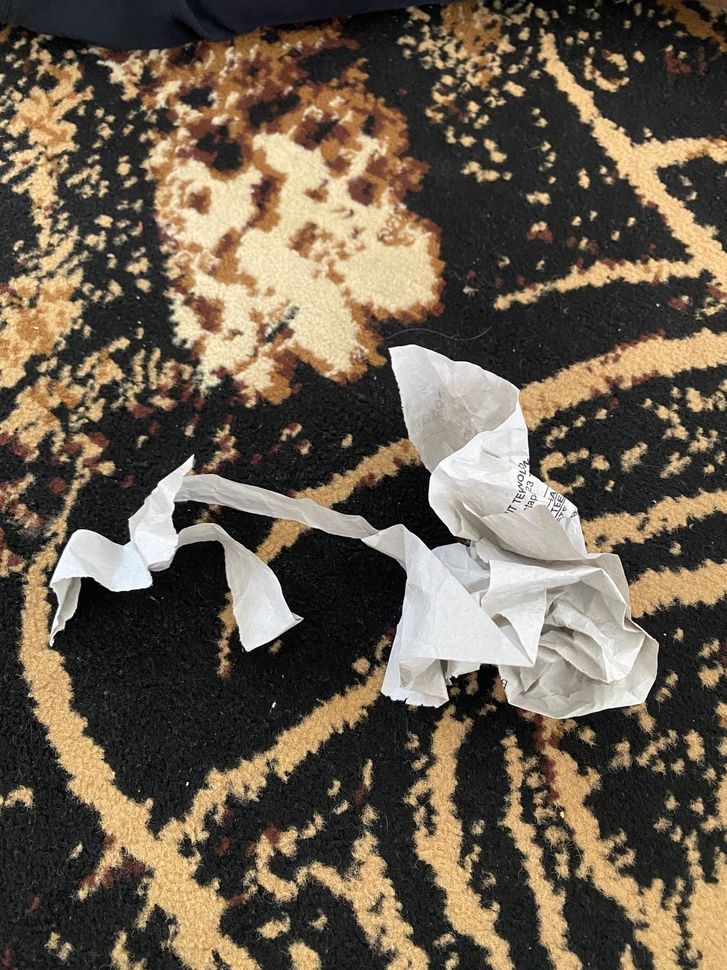
#> input picture dataset/kertas/Gambar WhatsApp 2025-06-09 pukul 14.58.11_51a70d3e.jpg, 727 x 970 px, shrunk from 1200 x 1600 before the run, given in place of the camera
$ python appklasifikasi-webcam.py   (older library calls are emulated)
#> lines starting #> are read from the running program, lines starting #| are printed output that depends on the picture; after the words box and inside, x2 and y2 are one past the last pixel; in counts of white or black regions, pixels touching at a corner belong together
import cv2
import numpy as np
from joblib import load
import mahotas
from skimage.color import rgb2gray

def ekstraksi_warna(image):
    mean = cv2.mean(image)[:3]
    return np.array(mean)

def ekstraksi_bentuk(image):
    gray = cv2.cvtColor(image, cv2.COLOR_RGB2GRAY)
    _, binarized = cv2.threshold(gray, 127, 255, cv2.THRESH_BINARY_INV)
    contours, _ = cv2.findContours(binarized, cv2.RETR_EXTERNAL, cv2.CHAIN_APPROX_SIMPLE)
    if contours:
        c = max(contours, key=cv2.contourArea)
        area = cv2.contourArea(c)
        perimeter = cv2.arcLength(c, True)
        circularity = 4 * np.pi * (area / (perimeter ** 2)) if perimeter != 0 else 0
        return np.array([area, perimeter, circularity])
    else:
        return np.array([0, 0, 0])

def ekstraksi_tekstur(image):
    gray = rgb2gray(image)
    gray = (gray * 255).astype(np.uint8)
    haralick = mahotas.features.haralick(gray).mean(axis=0)
    return haralick[:5]

def extract_features(img_np):
    warna = ekstraksi_warna(img_np)
    bentuk = ekstraksi_bentuk(img_np)
    tekstur = ekstraksi_tekstur(img_np)
    fitur = np.concatenate([warna, bentuk, tekstur])
    return fitur

def detect(fitur, model_type='svm'):
    model = load(f'{model_type}_model.joblib')
    le = load('label_encoder.joblib')
    fitur = np.array(fitur).reshape(1, -1)
    pred = model.predict(fitur)
    label = le.inverse_transform(pred)[0]
    prob = None
    if hasattr(model, "predict_proba"):
        prob = model.predict_proba(fitur).max()
    return label, prob

if __name__ == '__main__':
    cap = cv2.VideoCapture(0)
    if not cap.isOpened():
        print("Webcam tidak ditemukan.")
        exit()

    # Ukuran rectangle deteksi (misal 200x200 px di tengah frame)
    rect_w, rect_h = 200, 200

    while True:
        ret, frame = cap.read()
#> frame is the input picture: shape (970, 727, 3); mean B, G, R 78.1, 93.6, 105.1
        if not ret:
            print("Gagal membaca frame webcam.")
            break

        h, w, _ = frame.shape
#> h = 970; w = 727
        x = w // 2 - rect_w // 2
#> x = 263
        y = h // 2 - rect_h // 2
#> y = 385

        # Ambil area tengah frame
        area_rgb = cv2.cvtColor(frame[y:y+rect_h, x:x+rect_w], cv2.COLOR_BGR2RGB)
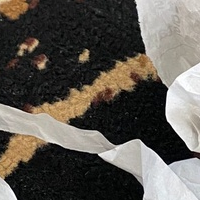
#> area_rgb: shape (200, 200, 3); mean R, G, B 93.4, 88.6, 82
        fitur = extract_features(area_rgb)
#> in ekstraksi_warna, `mean = cv2.mean(image)[:3]`: mean = (93.42, 88.59, 81.97)
#> in extract_features, `warna = ekstraksi_warna(img_np)`: warna = [93.42, 88.59, 81.97]
#> in ekstraksi_bentuk, `gray = cv2.cvtColor(image, cv2.COLOR_RGB2GRAY)`:
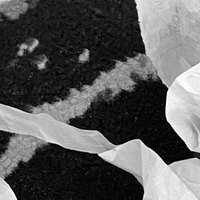
#> gray: shape (200, 200); min 0, max 255, mean 89.2
#> in ekstraksi_bentuk, `_, binarized = cv2.threshold(gray, 127, 255, cv2.THRESH_BINARY_INV)`:
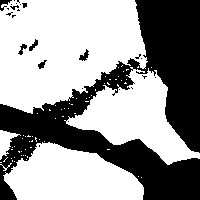
#> binarized: shape (200, 200); 60.7% white; 26 black regions (19 under 20 px)
#> in ekstraksi_bentuk, `contours, _ = cv2.findContours(binarized, cv2.RETR_EXTERNAL, cv2.CHAIN..`: contours = 68 contours, 64 with area under 20; largest, box (x1, y1, x2, y2) and area: (0, 0, 148, 114) 12508, (3, 142, 144, 200) 5538, (64, 67, 200, 165) 5442, (0, 130, 21, 160) 232
#> in ekstraksi_bentuk, `c = max(contours, key=cv2.contourArea)`: c = contour of 233 points, box (x1, y1, x2, y2) (0, 0, 148, 114), area 12508
#> in ekstraksi_bentuk, `area = cv2.contourArea(c)`: area = 12508.5
#> in ekstraksi_bentuk, `perimeter = cv2.arcLength(c, True)`: perimeter = 602.7
#> in ekstraksi_bentuk, `circularity = 4 * np.pi * (area / (perimeter ** 2)) if perimeter != 0 ..`: circularity = 0.433
#> in extract_features, `bentuk = ekstraksi_bentuk(img_np)`: bentuk = [12508.5, 602.7, 0.433]
#> (the run stopped early here; a loop or call above may not have finished)

$ run again, on dataset/kertas/Gambar WhatsApp 2025-06-09 pukul 14.58.12_473fb50f.jpg
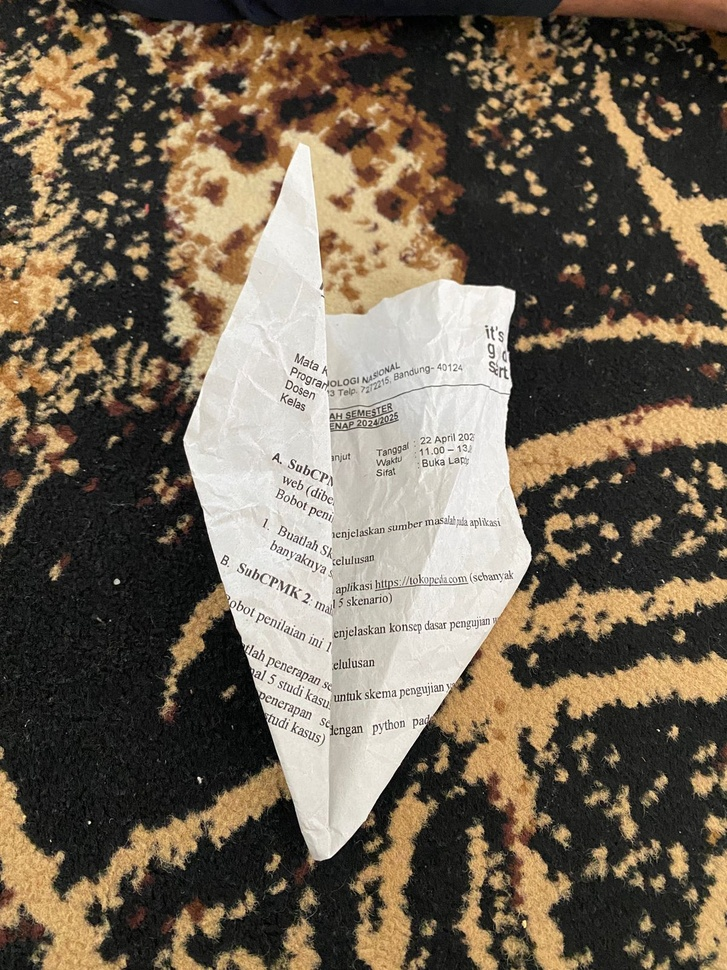
#> input picture dataset/kertas/Gambar WhatsApp 2025-06-09 pukul 14.58.12_473fb50f.jpg, 727 x 970 px, shrunk from 1200 x 1600 before the run, given in place of the camera
#> frame is the input picture: shape (970, 727, 3); mean B, G, R 85.6, 101.8, 113.7
#> `area_rgb = cv2.cvtColor(frame[y:y+rect_h, x:x+rect_w], cv2.COLOR_BGR2R..`:
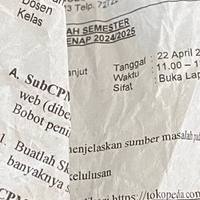
#> area_rgb: shape (200, 200, 3); mean R, G, B 205.5, 202.1, 194.9
#> mean = (205.5, 202.1, 194.9)
#> warna = [205.5, 202.1, 194.9]
#> in ekstraksi_bentuk, `_, binarized = cv2.threshold(gray, 127, 255, cv2.THRESH_BINARY_INV)`:
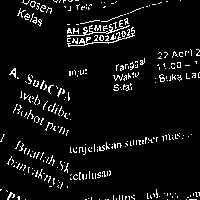
#> binarized: shape (200, 200); 6.3% white in thin lines or dots
#> contours = 301 contours, 297 with area under 20; largest, box (x1, y1, x2, y2) and area: (67, 27, 135, 47) 48, (67, 20, 130, 37) 43, (9, 68, 16, 78) 22, (30, 1, 36, 8) 21
#> c = contour of 128 points, box (x1, y1, x2, y2) (67, 27, 135, 47), area 48
#> area = 48
#> perimeter = 265
#> circularity = 0.00859
#> bentuk = [48, 265, 0.00859]
